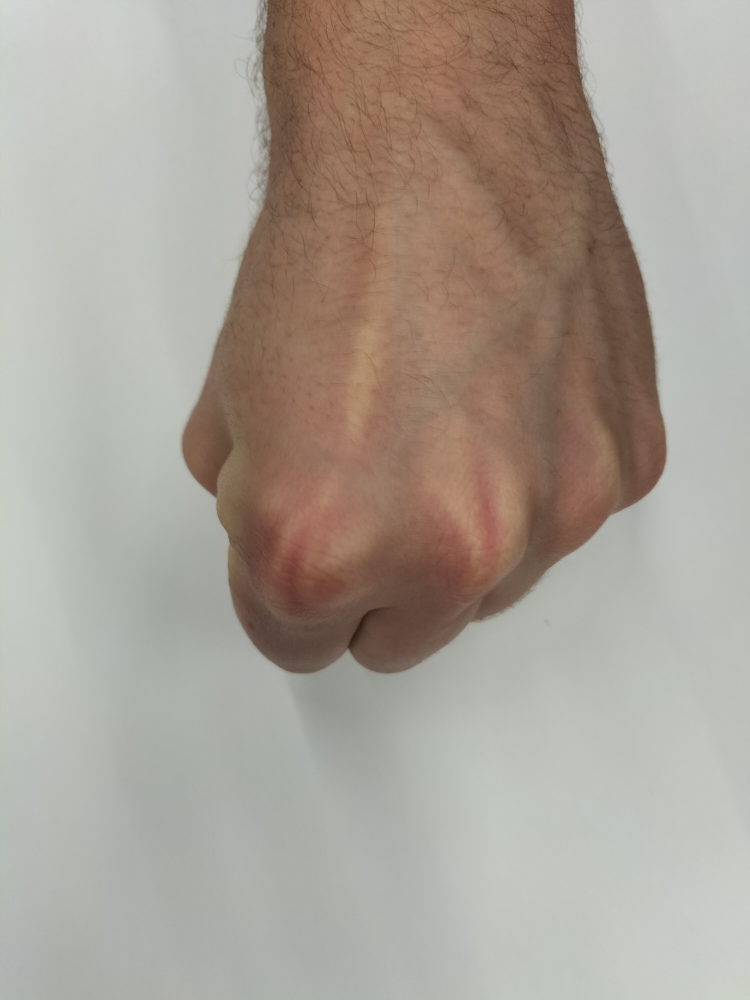
#> input picture piedra.jpg, 3000 x 4000 px, found by its file name (shown at 1/4 size)
$ jupyter execute --allow-errors juego_p_p_t.ipynb
#> lines starting #> are read from the running program, lines starting #| are printed output that depends on the picture; after the words box and inside, x2 and y2 are one past the last pixel; in counts of white or black regions, pixels touching at a corner belong together
[cell 1]
import numpy as np
import cv2 as cv
import numpy as np
from matplotlib import pyplot as plt
import pylab

[cell 2]
#Parametro para el tamaño de todas las imganes
pylab.rcParams["figure.figsize"] = (8,6)

#Cargamos todas las imagenes
#PIEDRA
piedra = cv.imread("piedra.jpg")
#> piedra is the input picture: shape (4000, 3000, 3); mean B, G, R 150, 159.6, 168.6
piedra = cv.resize(piedra, (512,680))
#> piedra: shape (680, 512, 3)
piedra_blue = piedra[:,:,0]
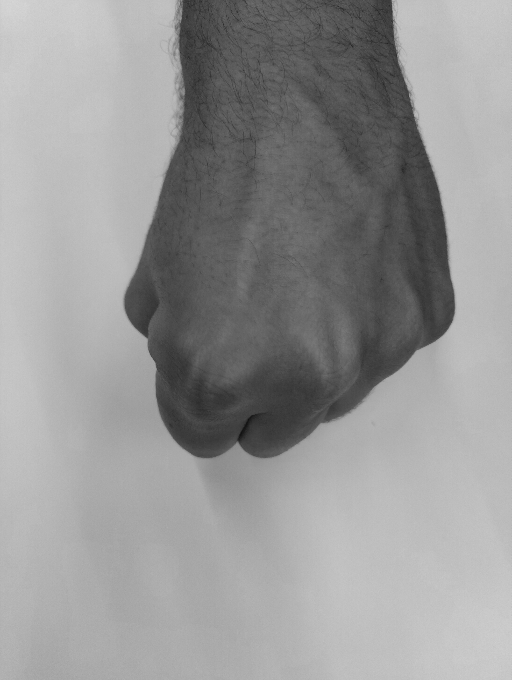
#> piedra_blue: shape (680, 512); min 18, max 214, mean 149.9

piedra_hsv = cv.cvtColor(piedra,cv.COLOR_BGR2HSV)
#> piedra_hsv: shape (680, 512, 3); mean H, S, V 35.6, 36.8, 170.4
piedra_hsv_v = piedra_hsv[:,:,2]
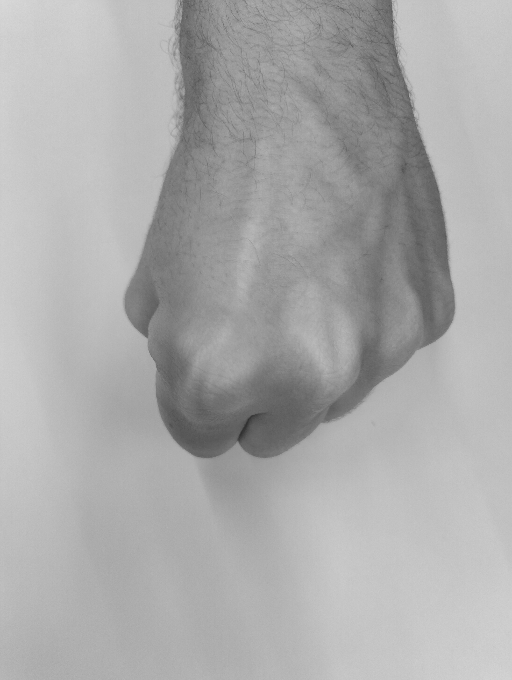
#> piedra_hsv_v: shape (680, 512); min 48, max 217, mean 170.4

#PAPEL
papel = cv.imread("papel.jpg")
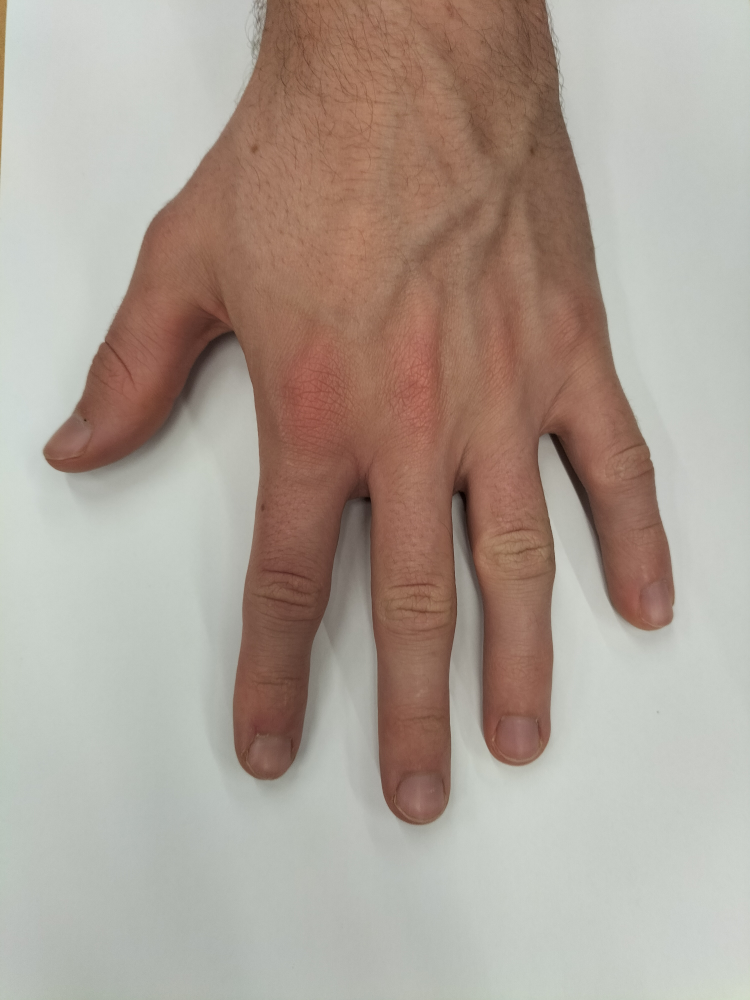
#> input picture papel.jpg, 3000 x 4000 px, found by its file name (shown at 1/4 size)
#> papel is the input picture: shape (4000, 3000, 3); mean B, G, R 149.1, 159.6, 172.6
papel = cv.resize(papel, (512,680))
#> papel: shape (680, 512, 3)
papel_blue = papel[:,:,0]
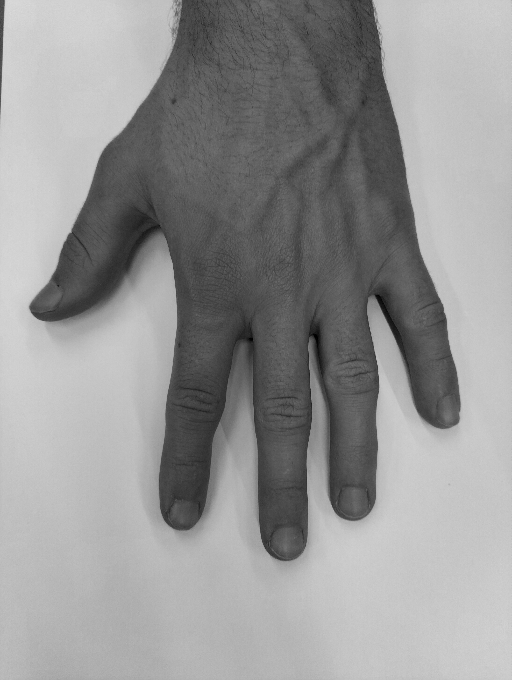
#> papel_blue: shape (680, 512); min 0, max 218, mean 149

papel_hsv = cv.cvtColor(papel,cv.COLOR_BGR2HSV)
#> papel_hsv: shape (680, 512, 3); mean H, S, V 35.6, 45.7, 175.1
papel_hsv_v = papel_hsv[:,:,2]
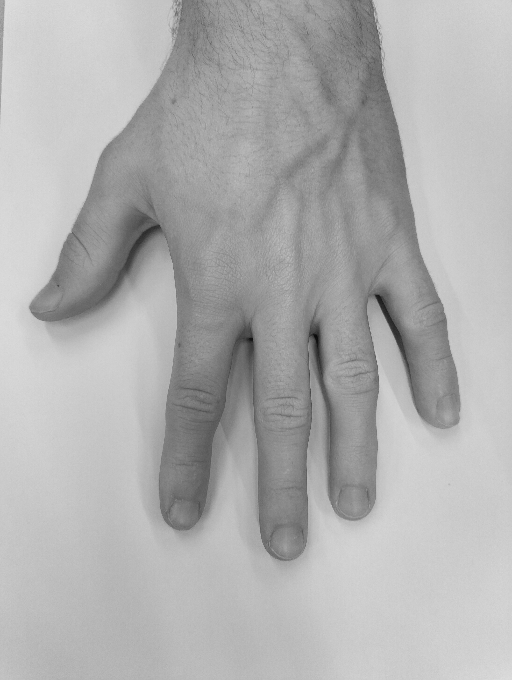
#> papel_hsv_v: shape (680, 512); min 10, max 221, mean 175.1

#TIGERA
tigera = cv.imread("tigera.jpg")
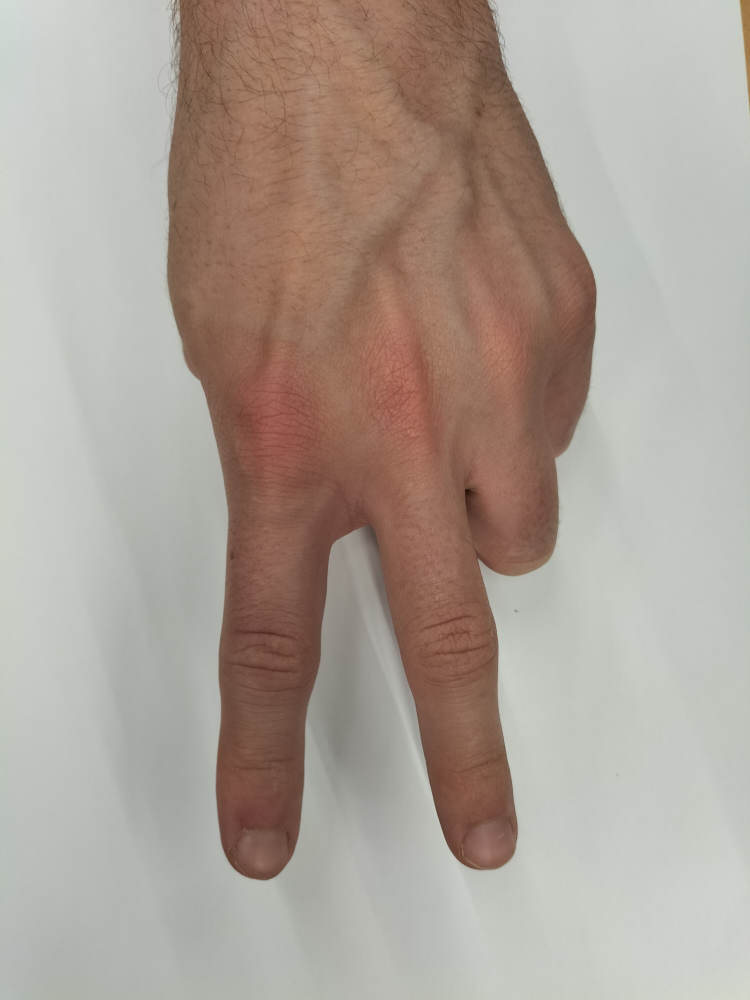
#> input picture tigera.jpg, 3000 x 4000 px, found by its file name (shown at 1/4 size)
#> tigera is the input picture: shape (4000, 3000, 3); mean B, G, R 149.9, 159.7, 171.2
tigera = cv.resize(tigera, (512,680))
#> tigera: shape (680, 512, 3)
tigera_blue = tigera[:,:,0]
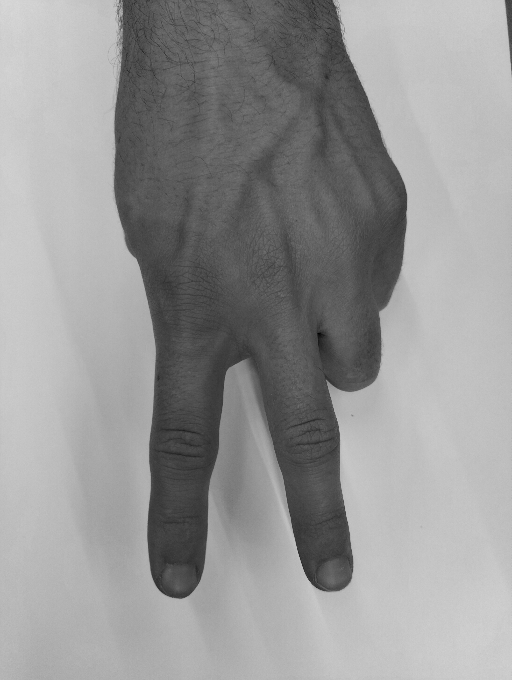
#> tigera_blue: shape (680, 512); min 0, max 216, mean 149.8

tigera_hsv = cv.cvtColor(tigera,cv.COLOR_BGR2HSV)
#> tigera_hsv: shape (680, 512, 3); mean H, S, V 34.5, 41.5, 173.3
tigera_hsv_v = tigera_hsv[:,:,2]
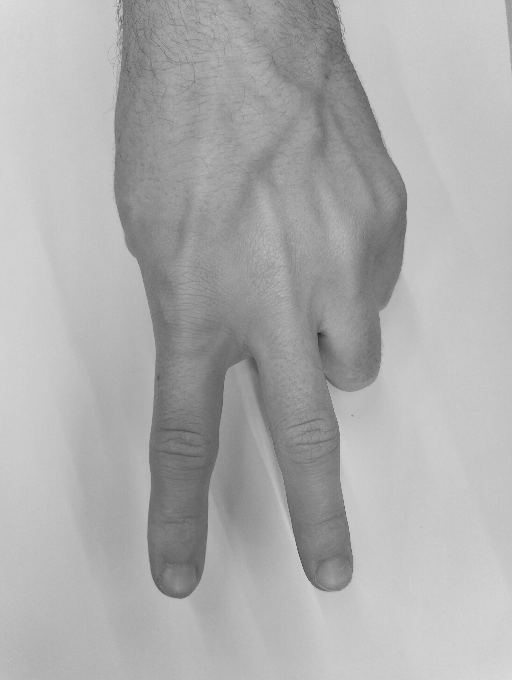
#> tigera_hsv_v: shape (680, 512); min 33, max 223, mean 173.3

fig, (ax1,ax2,ax3) = plt.subplots(1,3)

ax1.imshow(piedra_hsv_v,cmap="gray")
ax2.imshow(piedra_blue,cmap="gray")
ax3.imshow(tigera_hsv_v,cmap="gray")

[cell 3]
kernel = np.ones((5,5),np.uint8)
papel_hsv_v_dif = cv.GaussianBlur(src=papel_blue, ksize=(5,5), sigmaX=0, sigmaY=0)
ret1,papel_hsv_v_binary = cv.threshold(papel_hsv_v_dif,120,155,cv.THRESH_BINARY_INV)
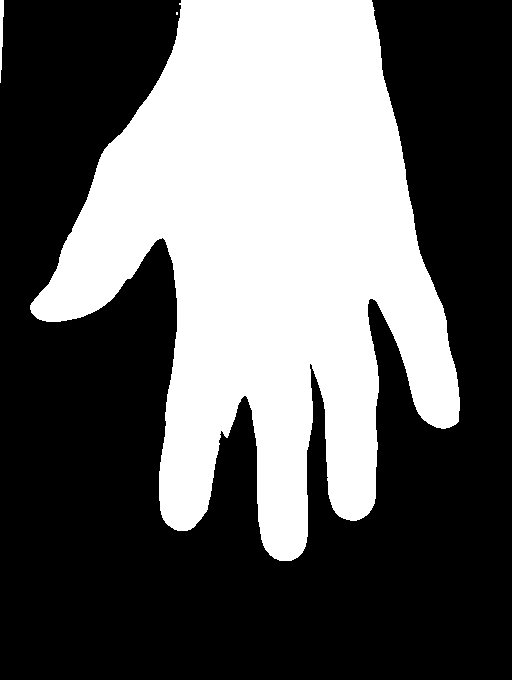
#> papel_hsv_v_binary: shape (680, 512); values 0 (black) and 155 (white), 38.1% white; 3 white regions (1 under 20 px), largest, box (x1, y1, x2, y2) and area: (30, 0, 460, 561) 132560, (0, 0, 4, 83) 217
kernel = np.ones((5,5),np.uint8)
papel_hsv_v_clean = cv.morphologyEx(papel_hsv_v_binary, cv.MORPH_CLOSE, kernel, iterations=1)
#> papel_hsv_v_clean: shape (680, 512); values 0 (black) and 155 (white), 38.2% white; 2 white regions, box (x1, y1, x2, y2) and area: (30, 0, 460, 561) 132645, (0, 0, 4, 83) 217

# kernel = np.ones((5,5),np.uint8)
papel_hsv_v_clean = cv.morphologyEx(papel_hsv_v_clean, cv.MORPH_OPEN, kernel, iterations=1)
#> papel_hsv_v_clean: shape (680, 512); values 0 (black) and 155 (white), 38.1% white; 2 white regions, box (x1, y1, x2, y2) and area: (30, 0, 460, 561) 132631, (0, 0, 4, 47) 158
papel_mascara = cv.erode(papel_hsv_v_clean,kernel,iterations=1)
#> papel_mascara: shape (680, 512); values 0 (black) and 155 (white), 36.5% white; 2 white regions, box (x1, y1, x2, y2) and area: (32, 0, 458, 559) 126963, (0, 0, 2, 45) 60


# src_monedas_clean = cv.erode(src_monedas_clean,kernel,iterations=1)

plt.imshow(papel_mascara,cmap="gray")

[cell 4]
kernel = np.ones((5,5),np.uint8)
piedra_hsv_v_dif = cv.GaussianBlur(src=piedra_blue, ksize=(5,5), sigmaX=0, sigmaY=0)
ret1,piedra_hsv_v_binary = cv.threshold(piedra_hsv_v_dif,117,255,cv.THRESH_BINARY_INV)
#> piedra_hsv_v_binary: shape (680, 512); 32.5% white; 1 white region, box (x1, y1, x2, y2) and area: (124, 0, 455, 459) 113243
kernel = np.ones((5,5),np.uint8)
piedra_hsv_v_clean = cv.morphologyEx(piedra_hsv_v_binary, cv.MORPH_CLOSE, kernel, iterations=2)
#> piedra_hsv_v_clean: shape (680, 512); 32.5% white; 1 white region, box (x1, y1, x2, y2) and area: (124, 0, 455, 459) 113307

# kernel = np.ones((5,5),np.uint8)
piedra_mascara = cv.morphologyEx(piedra_hsv_v_clean, cv.MORPH_OPEN, kernel, iterations=1)
#> piedra_mascara: shape (680, 512); 32.5% white; 1 white region, box (x1, y1, x2, y2) and area: (124, 0, 455, 458) 113298

# src_monedas_clean = cv.erode(src_monedas_clean,kernel,iterations=1)

plt.imshow(piedra_mascara,cmap="gray")

[cell 5]
kernel = np.ones((5,5),np.uint8)
tigera_hsv_v_dif = cv.GaussianBlur(src=tigera_blue, ksize=(5,5), sigmaX=0, sigmaY=0)
ret1,tigera_hsv_v_binary = cv.threshold(tigera_hsv_v_dif,115,255,cv.THRESH_BINARY_INV)
#> tigera_hsv_v_binary: shape (680, 512); 34.8% white; 2 white regions, box (x1, y1, x2, y2) and area: (114, 0, 407, 599) 120993, (505, 0, 512, 60) 218
kernel = np.ones((5,5),np.uint8)
tigera_hsv_v_clean = cv.morphologyEx(tigera_hsv_v_binary, cv.MORPH_CLOSE, kernel, iterations=4)
#> tigera_hsv_v_clean: shape (680, 512); 34.9% white; 2 white regions, box (x1, y1, x2, y2) and area: (114, 0, 407, 599) 121215, (505, 0, 512, 60) 218

# kernel = np.ones((5,5),np.uint8)
tigera_mascara = cv.morphologyEx(tigera_hsv_v_clean, cv.MORPH_OPEN, kernel, iterations=1)
#> tigera_mascara: shape (680, 512); 34.9% white; 2 white regions, box (x1, y1, x2, y2) and area: (115, 0, 407, 598) 121209, (506, 0, 512, 42) 188

# src_monedas_clean = cv.erode(src_monedas_clean,kernel,iterations=1)

plt.imshow(tigera_mascara,cmap="gray")

### Sacamos los bordes

[cell 6]
#Bordes del papel
umbral_minimo = 50
umbral_maximo = 100

cn_papel = cv.Canny(papel_mascara,umbral_minimo,umbral_maximo)
#> cn_papel: shape (680, 512); 0.7% white in thin lines or dots, all inside (x1, y1, x2, y2) = (0, 0, 458, 559)

cn_tigera = cv.Canny(tigera_mascara,umbral_minimo,umbral_maximo)
#> cn_tigera: shape (680, 512); 0.52% white in thin lines or dots, all inside (x1, y1, x2, y2) = (114, 0, 512, 598)

cn_piedra = cv.Canny(piedra_mascara,umbral_minimo,umbral_maximo)
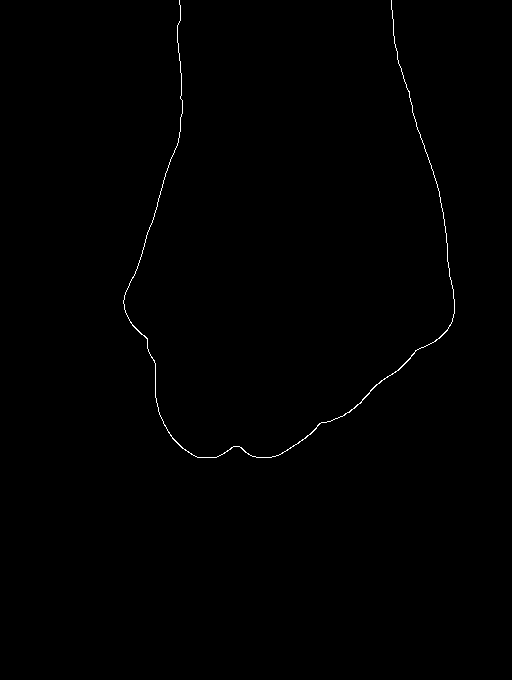
#> cn_piedra: shape (680, 512); 0.34% white in thin lines or dots, all inside (x1, y1, x2, y2) = (123, 0, 455, 458)

fig, (ax1,ax2,ax3) = plt.subplots(1,3)

ax1.imshow(cn_papel,cmap="gray")
ax2.imshow(cn_tigera,cmap="gray")
ax3.imshow(cn_piedra,cmap="gray")
